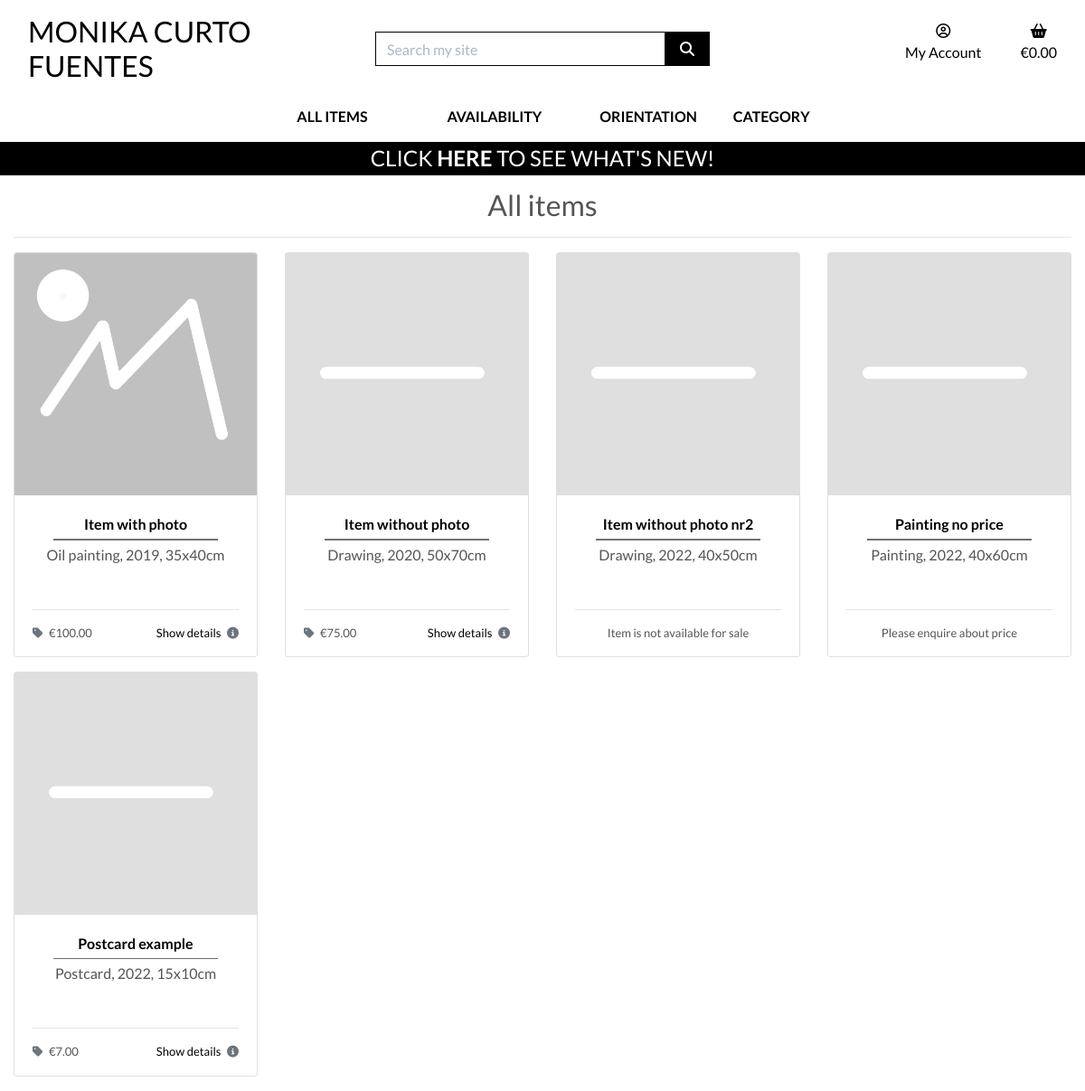
Screenshot of /products/ with the database file from the repository.
### products/models.py (models this page shows, shortened)
class Product(models.Model):
    sku = models.CharField(
        max_length=254,
        null=True,
        blank=True)
    title = models.CharField(
        max_length=254,
        unique=True)
    excerpt = models.TextField(
        blank=True)
    description = models.TextField()
    price = models.DecimalField(
        max_digits=6,
        decimal_places=2,
        null=True,
        blank=True)
    image = models.ImageField(
        null=True,
        blank=True)
    category = models.ForeignKey(
        'Category',
        null=True,
        blank=True,
        on_delete=models.SET_NULL)
    orientation = models.CharField(
        max_length=9,
        choices=ORIENTATION,
        null=True,
        blank=True)
    is_unique = models.BooleanField(
        default=True)
    priority = models.CharField(
        max_length=10,
        choices=PRIORITY_CHOICES,
        default="3 - Normal",
        null=True,
        blank=True)
    highlight = models.BooleanField(
        default=False)
    available = models.BooleanField(
        default=True)
    live = models.BooleanField(
        default=False)
    created_on = models.DateTimeField(
        auto_now_add=True)
    updated_on = models.DateTimeField(
        auto_now=True)
    class Meta:
        ordering = ['priority', 'created_on']

### products/views.py (the view, shortened to what this page needs)
def all_products(request):
    products = Product.objects.all()
    query = None
    available = None
    availability = None
    orientation = None
    orientations = None
    categories = None
    highlights = None
    context = {
        'products': products,
        'search_term': query,
        'available': available,
        'current_availability': availability,
        'orientation': orientation,
        'current_orientations': orientations,
        'current_categories': categories,
        'highlights': highlights,
    }
    return render(request, 'products/products.html', context)

### bag/contexts.py (called while the page is built, shortened)
def bag_contents(request):
    bag_items = []
    total = 0
    product_count = 0
    bag = request.session.get('bag', {})
    if total < settings.FREE_DELIVERY_THRESHOLD and total > 0:
        min_charge = settings.DELIVERY_MIN_CHARGE
        delivery = max(
            total * Decimal(settings.STANDARD_DELIVERY_PERCENTAGE / 100),
            min_charge)
        free_delivery_delta = settings.FREE_DELIVERY_THRESHOLD - total
    else:
        delivery = 0
        free_delivery_delta = 0
    grand_total = delivery + total
    context = {
        'bag_items': bag_items,
        'total': total,
        'product_count': product_count,
        'delivery': delivery,
        'free_delivery_delta': free_delivery_delta,
        'free_delivery_threshold': settings.FREE_DELIVERY_THRESHOLD,
        'grand_total': grand_total,
    }
    return context

### products/templates/products/products.html (shortened to what this page needs)
{% extends "base.html" %}
{% load static %}
{% block page_header %}
    <div class="container header-container">
    </div>
{% endblock %}
{% block content %}
    <div class="overlay"></div>
    <div class="container-fluid">
        <div class="row">
            <div class="col-12 text-center mt-5">
                <h2>
                    {% if search_term %}
                        {{ products|length }} item{% if products|length != 1 %}s {% endif %} found for <strong>{{ search_term }}</strong>
                    {% elif current_orientations %}
                        {{ orientation }}s
                    {% elif current_categories %}
                        {% for c in current_categories %}
                            <a href="{% url 'products' %}?category={{ c.name }}">
                                {{ c.friendly_name }}s
                            </a>
                        {% endfor %}
                    {% else %}
                        All items
                    {% endif %}
                </h2>
                <hr class="mb-3">
            </div>
            <div class="col">
                <div class="row">
                    {% for product in products %}
                        {% if product.live %}
                            <div class="col-md-4 col-xl-3 mb-3">
                                <div class="card h-100">
                                    {% if product.image %}
                                        <a href="{% url 'product_detail' product.id %}">
                                            <img src="{{ product.image.url }}" alt="{{ product.title }}" class="card-img-top img-fluid">
                                        </a>
                                    {% else %}
                                        <a href="{% url 'product_detail' product.id %}">
                                            <img src="{{ MEDIA_URL }}placeholder.jpg" alt="{{ product.title }}" class="card-image-top img-fluid">
                                        </a>
                                    {% endif %}
                                    <div class="card-body text-center">
                                        <a href="{% url 'product_detail' product.id %}">
                                            <p class="mb-0 font-weight-bold">{{ product.title }}</p>
                                        </a>
                                        <hr class="hr-middle">
                                        <p class="mb-0">{{ product.excerpt }}</p>
                                    </div>
                                    <div class="card-footer">
                                        <div class="row">
                                            <div class="col">
                                                <hr>
                                                {% if product.available and product.price %}
                                                    <p class="float-left">
                                                        <i class="fas fa-tag mr-1 text-muted"></i>
                                                        &euro;{{ product.price }}
                                                    </p>
                                                    <a href="{% url 'product_detail' product.id %}">
                                                        <p class="float-right">
                                                            Show details
                                                            <i class="fas fa-info-circle ml-1 text-muted"></i>
                                                        </p>
                                                    </a>
                                                {% elif product.available and not product.price %}
                                                    <p class="text-center">
                                                        Please enquire about price
                                                    </p>
                                                {% else %}
                                                    <p class="text-center">
                                                        Item is not available for sale
                                                    </p>
                                                {% endif %}
                                            </div>
                                        </div>
                                    </div>
                                </div>
                            </div>
                        {% endif %}
                    {% endfor %}
                </div>
            </div>
        </div>
    </div>
{% endblock %}

### static/css/base.css (style rules this page uses)
html { height: 100%; }
body { background: url('/media/homepage_background.jpg') no-repeat center center fixed; background-size: cover; height: calc(100vh - 164px); color: #555; font-family: 'Lato'; }
a:link { color: black; text-decoration: none; }
.hr-middle { height: 0.25px; background: rgb(120, 120, 120); width: 80%; margin: .25rem 10% .25rem 10%; }
.card-footer { background-color: #fff; border-top: none; padding-bottom: 0; }
.card-footer p { font-size: small; }
.overlay { height: 100%; width: 100%; top: 0; left: 0; position: fixed; background: white; z-index: -1; }
@media (min-width: 1200px) { .container { max-width: 80%; } }
@media (min-width: 992px) { .header-container { padding-top: 160px; } }

### rows the page displays
Product: image (placeholder picture), title "Item with photo", excerpt "Oil painting, 2019, 35x40cm", price "100.00"
Product: live True (drawn), title "Item without photo", excerpt "Drawing, 2020, 50x70cm", price "75.00"
Product: live True (drawn), title "Item without photo nr2", excerpt "Drawing, 2022, 40x50cm", available "Item is not available for sale"
Product: live True (drawn), title "Painting no price", excerpt "Painting, 2022, 40x60cm", available "Please enquire about price"
Product: live True (drawn), title "Postcard example", excerpt "Postcard, 2022, 15x10cm", price "7.00"
